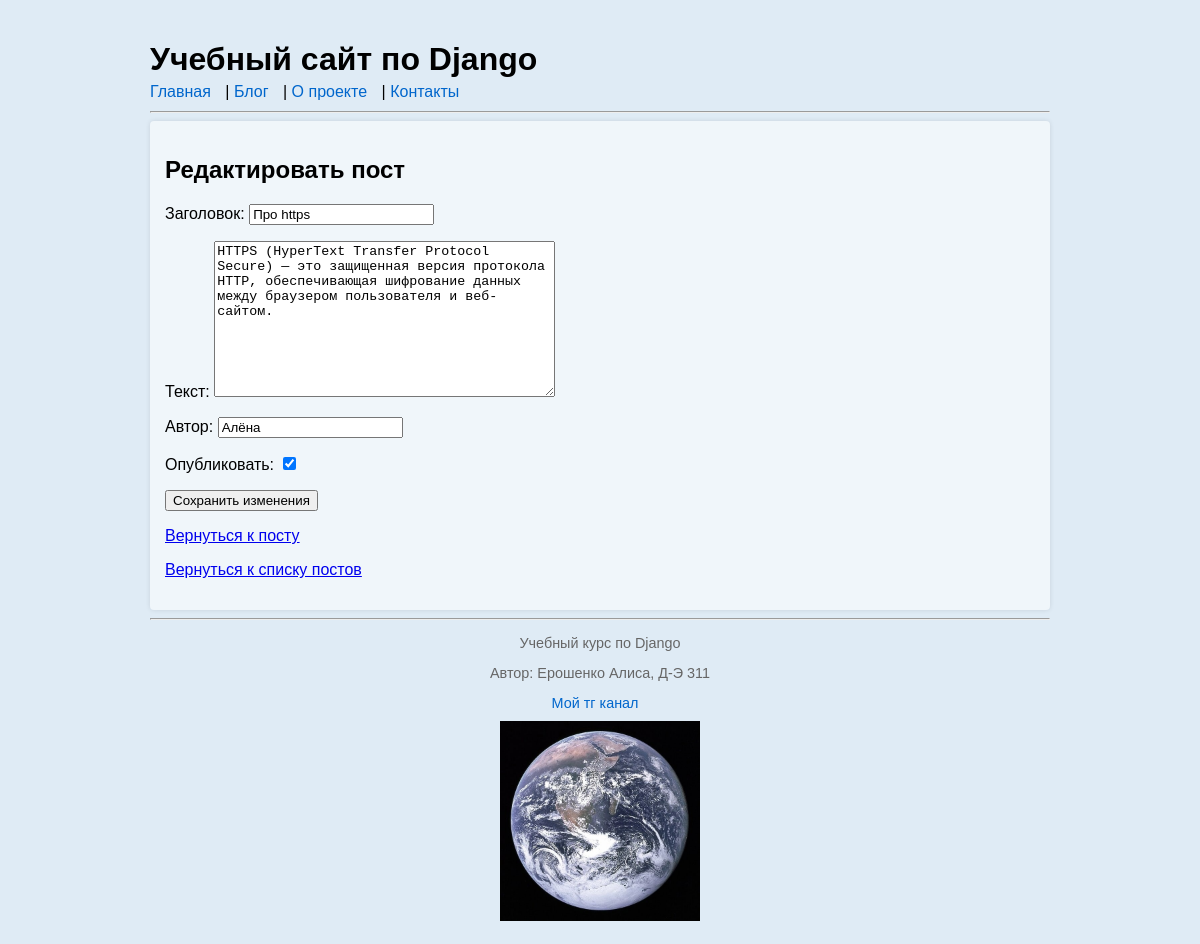
Page /blog/3/edit/ on the committed database.
### blog/models.py (models this page shows, shortened)
class Post(models.Model):
    title = models.CharField("Заголовок", max_length=200)
    body = models.TextField("Текст")
    created_at = models.DateTimeField("Создано", auto_now_add=True)
    updated_at = models.DateTimeField("Обновлено", auto_now=True)
    author = models.CharField("Автор", max_length=100, default="Аноним")
    is_published = models.BooleanField("Опубликовать", default=True)

### blog/views.py (the view)
# urls.py: path("blog/<int:pk>/edit/", post_edit, name="post_edit"),
def post_edit(request, pk):
    post = get_object_or_404(Post, pk=pk)
    if request.method =="POST":
        form = PostForm(request.POST, instance=post)
        if form.is_valid(): #True of false
            post = form.save()
            return redirect("post_detail", pk=post.pk)
    else:
        form = PostForm(instance=post)
        context = {"form": form, "post":post}
        return render(request, "blog/post_form_edit.html", context)

### blog/forms.py
class PostForm(forms.ModelForm): #class for settings
    class Meta:
        model = Post
        fields = ["title", "body", "author", "is_published"]

### blog/templates/blog/post_form_edit.html (shortened to what this page needs)
{% extends "blog/base.html" %}
{% block content %}
<h2>Редактировать пост</h2>
<form method="post">
    {{ form.as_p }}
    <button type="submit">Сохранить изменения</button>
    </form>
<p><a href="{% url 'post_detail' pk=post.pk %}">Вернуться к посту</a></p>
<p><a href="{% url 'post_list' %}">Вернуться к списку постов</a></p>
{% endblock %}

### static/css/styles.css (style rules this page uses)
body { font-family: Arial, sans-serif; max-width: 900px; margin: 0 auto; padding: 20px; background-color: #dfebf5; }

### rows in the picture
Post: title "Про https", body "HTTPS (HyperText Transfer Protocol Secure) — это защищенная версия протокола HTTP, обеспечивающая шифрование данных между браузером пользователя и веб-сайтом.", author "Алёна", is_published "☑"
